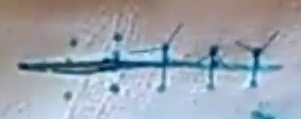
#> input picture src/dataset/SA_20211012-181437_incision_crop_0.jpg, 301 x 119 px
$ python run.py dataset/SA_20211012-165505_incision_crop_0.jpg dataset/SA_20211012-181437_incision_crop_0.jpg
#> lines starting #> are read from the running program, lines starting #| are printed output that depends on the picture; after the words box and inside, x2 and y2 are one past the last pixel; in counts of white or black regions, pixels touching at a corner belong together
#technical packages
import json
import sys

#work packages
import math
from matplotlib import pyplot as plt
import numpy as np

import cv2

import skimage.io
from skimage import exposure, morphology, measure
from skimage.transform import (hough_line, hough_line_peaks)

"""main code"""
def main(*images):

    output=[]

    def classifyLines(vLines, tolerance_verticale = 30):

        lines = []
        for line in vLines:
            (x0, y0, x1, y1) = line
            diff_x = abs(x1 - x0)
            if diff_x <= tolerance_verticale:
                lines.append((x0, y0, x1, y1))
            else:
                continue

        return lines

    def intersectLines(pt1, pt2, ptA, ptB):

        DET_TOLERANCE = 0.00000001

        x1, y1 = pt1;   x2, y2 = pt2
        dx1 = x2 - x1;  dy1 = y2 - y1
        x, y = ptA;   xB, yB = ptB;
        dx = xB - x;  dy = yB - y;

        DET = (-dx1 * dy + dy1 * dx)

        if math.fabs(DET) < DET_TOLERANCE: return (0,0,0,0,0)
        DETinv = 1.0/DET
        r = DETinv * (-dy  * (x-x1) +  dx * (y-y1))
        s = DETinv * (-dy1 * (x-x1) + dx1 * (y-y1))
        xi = (x1 + r*dx1 + x + s*dx)/2.0
        yi = (y1 + r*dy1 + y + s*dy)/2.0
        valid = 0

        if x1 != x2:
            if x1 < x2:
                a = x1
                b = x2
            else:
                a = x2
                b = x1
            c = xi
        else:
            if y1 < y2:
                a = y1
                b = y2
            else:
                a = y2
                b = y1
            c = yi
        if (c > a) and (c < b):
            if x != xB:
                if x < xB:
                    a = x
                    b = xB
                else:
                    a = xB
                    b = x
                c = xi
            else:
                if y < yB:
                    a = y
                    b = yB
                else:
                    a = yB
                    b = y
                c = yi
            if (c > a) and (c < b):
                valid = 1

        return (xi,yi,valid,r,s)

    def calculateAngles(pt1, pt2, ptA, ptB):

        dx1 = pt2[0] - pt1[0]
        dy1 = pt2[1] - pt1[1]
        dx2 = ptB[0] - ptA[0]
        dy2 = ptB[1] - ptA[1]

        if dy1 == 0:
            alpha1 = 90.0
        elif dx1 == 0:
            alpha1 = 0.0
        else:
            alpha1 = np.degrees(np.arctan(dy1 / dx1))

        if dy2 == 0:
            alpha2 = 90.0
        elif dx2 == 0:
            alpha2 = 0.0
        else:
            alpha2 = np.degrees(np.arctan(dy2 / dx2))

        angle = abs(alpha1 - alpha2)

        return angle

    def convertJson(data):
        if isinstance(data, np.int64):
            return int(data)
        raise TypeError(f"Object of type {type(data)} is not JSON serializable")

    thetas = np.arange(-np.pi / 4, np.pi / 4, np.pi / 64).astype(float)

    for image in images:

        """FIRST PART: GET THE IMAGE READY FOR THE EVALUATION"""
        # image acquisition
        imagebw = skimage.io.imread(image, as_gray=True)
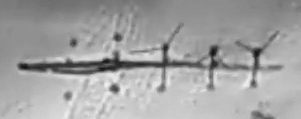
#> imagebw: shape (119, 301) float64; min 0.0786, max 0.955, mean 0.638

        # image enhancement
        img_enhanced = exposure.equalize_adapthist(imagebw)
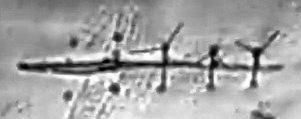
#> img_enhanced: shape (119, 301) float64; min 0, max 1, mean 0.646
        img_filtered = cv2.medianBlur(img_enhanced.astype('float32'), 3)

        # image segmentation
        block_size = 19
        threshold = skimage.filters.threshold_otsu(img_filtered,block_size)
#> threshold = 0.609
        img_seg = img_filtered < threshold
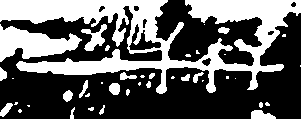
#> img_seg: shape (119, 301) bool; 37.9% white; 40 white regions (20 under 20 px), largest, box (x1, y1, x2, y2) and area: (0, 0, 301, 94) 10423, (0, 24, 82, 62) 1680, (81, 24, 107, 51) 298

        # morphological operations
        img_op = morphology.binary_opening(img_seg)
#> img_op: shape (119, 301) bool; 37.6% white; 35 white regions (14 under 20 px), largest, box (x1, y1, x2, y2) and area: (0, 0, 301, 94) 10300, (0, 25, 81, 62) 1677, (84, 24, 107, 51) 252
        img_morpho = morphology.area_closing(img_op)
#> img_morpho: shape (119, 301) bool; 38% white; 35 white regions (14 under 20 px), largest, box (x1, y1, x2, y2) and area: (0, 0, 301, 94) 10451, (0, 25, 81, 62) 1677, (84, 24, 107, 51) 252

        # object description
        label = measure.label(img_morpho, background=0)
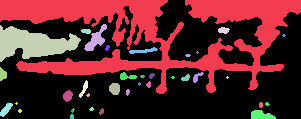
#> label: shape (119, 301) int32; 36 distinct labels, from 0 to 35; one colour per label, 0 black
        props = measure.regionprops_table(label, imagebw, properties=['label','area'])
#> props = 2 items
        maxval = max(props['area'])
#> maxval = 10451
        img_labelled = morphology.remove_small_objects(label, min_size=maxval-1)
#> img_labelled: shape (119, 301) int32; values 0 (black) and 1 (white), 29.2% white; 1 white region, box (x1, y1, x2, y2) and area: (0, 0, 301, 94) 10451

        # skeletonisation
        img_skeleton = morphology.skeletonize(img_labelled)
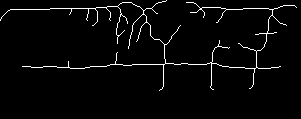
#> img_skeleton: shape (119, 301) bool; 3% white in thin lines or dots, all inside (x1, y1, x2, y2) = (0, 0, 297, 91)

        """SECOND PART: PREPARATION TO EVALUATION"""
        # get the horizontal line
        vertical = []
        intersections = []
        angles = []

        xx,yy = np.nonzero(img_skeleton)
#> xx = 1061 values from 0 to 90; yy = 1061 values, max 296 at index 112, min 0 at index 395, mean 164.1
        indmin = np.argmin(yy)
#> indmin = 395
        indmax = np.argmax(yy)
#> indmax = 112
        incision_line = ((yy[indmin],xx[indmin],yy[indmax],xx[indmax]))
#> incision_line = (0, 19, 296, 7)

        # get the vertical ones
        h, theta, d = hough_line(img_skeleton, theta=thetas)
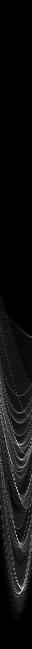
#> h: shape (649, 32) uint64; min 0, max 26, mean 1.6; drawn with min black and max white
#> theta = 32 values from -0.785 to 0.736; d = 649 values from -324 to 324

        for _, angle, dist in zip(*hough_line_peaks(h, theta, d)):
            im_copie = img_skeleton.copy()
            im_copie[0:,:int(dist)-10] = 0
            im_copie[0:,int(dist)+10:] = 0
            yyy, xxx = np.nonzero(im_copie)

            if yyy.size == 0 or xxx.size ==0:
                continue
            else:
                indmin = np.argmin(yyy)
                indmax = np.argmax(yyy)

                x0 = (dist - yyy[indmin]*np.sin(angle)) / np.cos(angle)
                x1 = (dist - yyy[indmax]*np.sin(angle)) / np.cos(angle)

                cord = ((x0, yyy[indmin], x1, yyy[indmax]))

            if not np.isnan(x0) and not np.isnan(x1) and not np.isnan(yyy[indmin]) and not np.isnan(yyy[indmax]):
                if cord not in vertical:
                    vertical.append(cord)
#> this loop made 10 passes
#> (angle, dist, indmax, x0, x1, cord) on passes 1 to 10: (8.88e-16, 211, 107, 211, 211, (211, 7, 211, 89)), (0.0491, 166, 100, 166.2, 161.8, (166.2, 0, 161.8, 90)), (0.245, 267, 95, 273.2, 258.2, (273.2, 8, 258.2, 68)), (0.196, 135, 99, 137.2, 124.7, (137.2, 2, 124.7, 65)), (0.0982, 121, 113, 121.4, 115.2, (121.4, 2, 115.2, 65)), (-0.344, 131, 94, 139.8, 162.4, (139.8, 2, 162.4, 65)), (-0.785, 76, 37, 115.5, 175.5, (115.5, 8, 175.5, 68)), (0.54, 249, 98, 285.5, 237.6, (285.5, 8, 237.6, 88)), (0.638, 160, 118, 199.2, 132.5, (199.2, 0, 132.5, 90)), (-0.589, 94, 69, 117.7, 158.5, (117.7, 7, 158.5, 68))
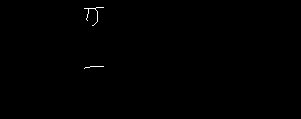
#> im_copie: shape (119, 301) bool; 0.2% white in thin lines or dots, all inside (x1, y1, x2, y2) = (84, 7, 104, 69)
#> after the loop, vertical = [(211, 7, 211, 89), (166.2, 0, 161.8, 90), (273.2, 8, 258.2, 68), (137.2, 2, 124.7, 65), (121.4, 2, 115.2, 65), (139.8, 2, 162.4, 65), (115.5, 8, 175.5, 68), (285.5, 8, 237.6, 88), (199.2, 0, 132.5, 90), (117.7, 7, 158.5, 68)]

        # lightly clean the lines obtained to avoid detection errors
        lines = classifyLines(vertical)
#> the loop in classifyLines, `for line in vLines:` made 10 passes
#> (x0, y0, x1, y1, diff_x) on passes 1 to 10: (211, 7, 211, 89, 8.53e-14), (166.2, 0, 161.8, 90, 4.42), (273.2, 8, 258.2, 68, 15.03), (137.2, 2, 124.7, 65, 12.53), (121.4, 2, 115.2, 65, 6.2), (139.8, 2, 162.4, 65, 22.54), (115.5, 8, 175.5, 68, 60), (285.5, 8, 237.6, 88, 47.95), (199.2, 0, 132.5, 90, 66.75), (117.7, 7, 158.5, 68, 40.76)
#> after the loop in classifyLines, `for line in vLines:`: lines = [(211, 7, 211, 89), (166.2, 0, 161.8, 90), (273.2, 8, 258.2, 68), (137.2, 2, 124.7, 65), (121.4, 2, 115.2, 65), (139.8, 2, 162.4, 65)]

        # get the coordinates and the angles of intersections between the main incision and the vertical lines
        for line in range(len(lines)):
            intersections.append(intersectLines(incision_line[:2], incision_line[2:], lines[line][:2], lines[line][2:])[:2])
            angles.append(calculateAngles(incision_line[:2], incision_line[2:], lines[line][:2], lines[line][2:]))
#> this loop made 6 passes
#> (x in intersectLines, y in intersectLines, xB in intersectLines, yB in intersectLines, dx in intersectLines, dy in intersectLines, DET in intersectLines, DETinv in intersectLines) on passes 2 to 6: (166.2, 0, 161.8, 90, -4.42, 90, -26586.9, -3.76e-05), (273.2, 8, 258.2, 68, -15.03, 60, -17579.6, -5.69e-05), (137.2, 2, 124.7, 65, -12.53, 63, -18497.6, -5.41e-05), (121.4, 2, 115.2, 65, -6.2, 63, -18573.5, -5.38e-05), (139.8, 2, 162.4, 65, 22.54, 63, -18918.5, -5.29e-05)
#> (x in intersectLines, y in intersectLines, xB in intersectLines, yB in intersectLines, dy in intersectLines, DET in intersectLines, DETinv in intersectLines, r in intersectLines) on pass 1: (211, 7, 211, 89, 82, -24272, -4.12e-05, 0.713)
#> after the loop, angles = [87.68, 84.87, 73.62, 76.43, 82.05, 72.63]; intersections = [(211, 10.45), (165.6, 12.29), (273.3, 7.92), (135, 13.53), (120.2, 14.13), (143.8, 13.17)]

        # evaluation
        evaluation=[]
        perpendicularity = sum(angles)/len(angles)
#> perpendicularity = 79.55

        if perpendicularity >= 85:
            evaluation.append((perpendicularity,"Excellent perpendicularity"))
        elif 74 < perpendicularity < 85:
            evaluation.append((perpendicularity,"Good perpendicularity"))
        else:
            evaluation.append((perpendicularity,"Bad perpendicularity"))

        """JSON OUTPUT"""
        data = [
            { "filename": image,
              "incision_polyline": incision_line,
              "crossing_positions": intersections,
              "crossing_angles": angles,
              "coordinates_lines": lines,
              "evaluation": evaluation,
            },
        ]

        output.append(data)

    outputSerializable = json.loads(json.dumps(output, default=convertJson))
#> outputSerializable = 1 item

    with open('output.json', 'a') as f:
        json.dump(outputSerializable, f, ensure_ascii=False, indent=4)
        f.write('\n')

    return(data)


if __name__ == '__main__':

    visualization = sys.argv[2] == '-v'

    output = []

    if visualization:

        for image in range(3, len(sys.argv)):
            output.append(main(sys.argv[image]))

        for image in range(len(output)):
            ind = output[image]
            filename = ind[0]["filename"]
            incision = ind[0]["incision_polyline"]
            positions = ind[0]["crossing_positions"]
            angles = ind[0]["crossing_angles"]
            lines = ind[0]["coordinates_lines"]
            evaluation = ind[0]["evaluation"]

            x, y, X, Y = incision

            plt.figure()
            plt.imshow(skimage.io.imread(filename, as_gray=True), cmap='gray')
            plt.plot((x, X), (y, Y), 'r')
            plt.title(evaluation[0][1] + " with an average angle of " + str(evaluation[0][0]))
            plt.xlabel(filename)

            for points in range(len(lines)):
                x0, y0, x1, y1 = lines[points]
                plt.plot((x0, x1), (y0, y1), 'b')

        plt.tight_layout()
        plt.show()

    else:

        for image in range(2, len(sys.argv)):
            output.append(main(sys.argv[image]))
